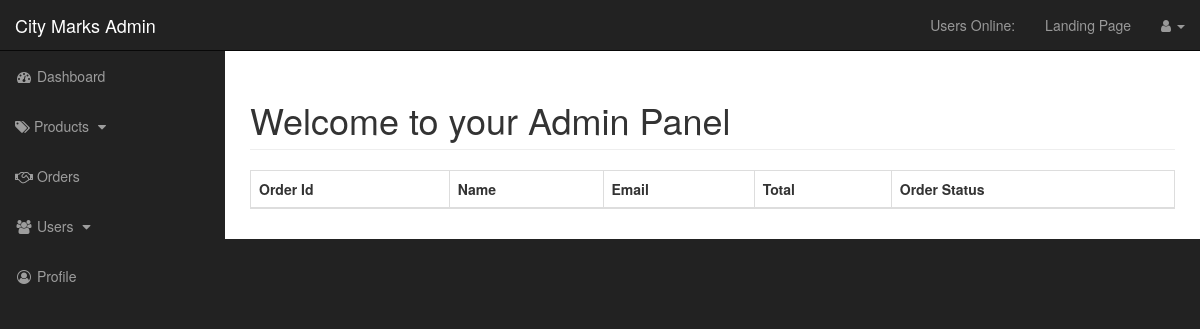
Before: /admin/orders.php with the older database file.
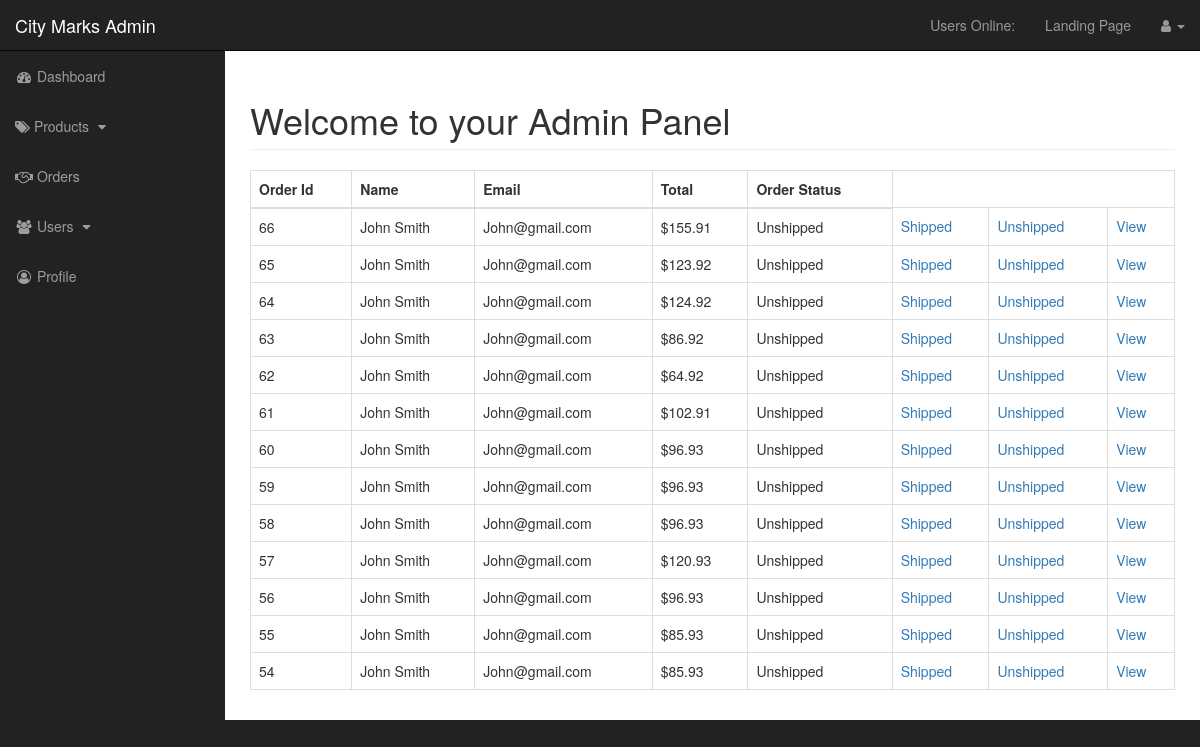
After: the same page with the newer database file.
### tables this page shows
CREATE TABLE `orders` (
  `id` int(11) NOT NULL,
  `user_id` int(11) NOT NULL,
  `total_price` float(10,2) NOT NULL,
  `status` enum('1','0') NOT NULL DEFAULT '1',
  `aftersell` int(11) NOT NULL
);

CREATE TABLE `users` (
  `user_id` int(11) NOT NULL,
  `username` varchar(255) NOT NULL,
  `first_name` varchar(255) NOT NULL,
  `last_name` varchar(255) NOT NULL,
  `user_email` varchar(255) NOT NULL,
  `user_password` varchar(255) NOT NULL,
  `user_role` varchar(255) NOT NULL
);

### admin/functions.php (called while the page is built, shortened)
<?php
	function escape($string){
		global $connection;
		return mysqli_real_escape_string($connection, trim($string));
	}
?>

### admin/includes/view_orders.php (the view, shortened to what this page needs)
<table class="table table-bordered table-hover">
    <thead>
        <tr>
            <th>Order Id</th>
            <th>Name</th>
            <th>Email</th>
            <th>Total</th>
            <th>Order Status</th>
        </tr>
    </thead>
    <tbody>
        <?php
            $query = "SELECT * FROM orders JOIN users ON orders.user_id = users.user_id ORDER BY id DESC";
            $select_orders_query = mysqli_query($connection, $query);
            while ($row = mysqli_fetch_assoc($select_orders_query)) {
                $order_id = escape($row['id']);
                $user_firstname = escape($row['first_name']);
                $user_lastname = escape($row['last_name']);
                $user_email = escape($row['user_email']);
                $order_status = escape($row['status']);
                $price = escape($row['total_price']);
                if($order_status == 1) {
                    $order_status = "Unshipped";
                }else{
                    $order_status = "Shipped";
                }
                echo "<tr>";
                echo "<td>{$order_id}</td>";
                echo "<td>{$user_firstname} {$user_lastname}</td>";
                echo "<td>{$user_email}</td>";
                echo "<td>$".$price."</td>";
                echo "<td>{$order_status}</td>";
                echo "<td><a href='orders.php?change_to_shipped={$order_id}'>Shipped</a></td>";
                echo "<td><a href='orders.php?change_to_unshipped={$order_id}'>Unshipped</a></td>";
                echo "<td><a href='orders.php?source=view_order&view_order={$order_id}'>View</a></td>";
                echo "</tr>";
            }
        ?>
    </tbody>
</table>

Changed rows visible on the page:
added orders: id "66", user.first_name "John", user.last_name "Smith", user.user_email "John@gmail.com", total_price "155.91", status "Unshipped"
added orders: id "65", user.first_name "John", user.last_name "Smith", user.user_email "John@gmail.com", total_price "123.92", status "Unshipped"
added orders: id "64", user.first_name "John", user.last_name "Smith", user.user_email "John@gmail.com", total_price "124.92", status "Unshipped"
added orders: id "63", user.first_name "John", user.last_name "Smith", user.user_email "John@gmail.com", total_price "86.92", status "Unshipped"
added orders: id "62", user.first_name "John", user.last_name "Smith", user.user_email "John@gmail.com", total_price "64.92", status "Unshipped"
added orders: id "61", user.first_name "John", user.last_name "Smith", user.user_email "John@gmail.com", total_price "102.91", status "Unshipped"
added orders: id "60", user.first_name "John", user.last_name "Smith", user.user_email "John@gmail.com", total_price "96.93", status "Unshipped"
added orders: id "59", user.first_name "John", user.last_name "Smith", user.user_email "John@gmail.com", total_price "96.93", status "Unshipped"
added orders: id "58", user.first_name "John", user.last_name "Smith", user.user_email "John@gmail.com", total_price "96.93", status "Unshipped"
added orders: id "57", user.first_name "John", user.last_name "Smith", user.user_email "John@gmail.com", total_price "120.93", status "Unshipped"
added orders: id "56", user.first_name "John", user.last_name "Smith", user.user_email "John@gmail.com", total_price "96.93", status "Unshipped"
added orders: id "55", user.first_name "John", user.last_name "Smith", user.user_email "John@gmail.com", total_price "85.93", status "Unshipped"
added orders: id "54", user.first_name "John", user.last_name "Smith", user.user_email "John@gmail.com", total_price "85.93", status "Unshipped"
